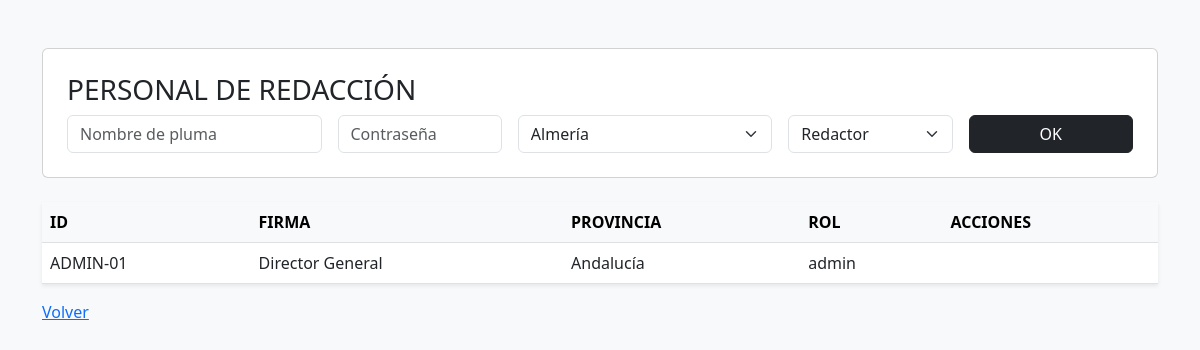
Screenshot of /admin/usuarios (signed in) with the database file from the repository.
### tables this page shows
CREATE TABLE usuarios (
            id INTEGER PRIMARY KEY AUTOINCREMENT, user_id_login TEXT UNIQUE, nombre_prensa TEXT, 
            password TEXT, provincia TEXT, role TEXT);

### app.py (the view, shortened to what this page needs)
@app.route('/admin/usuarios', methods=['GET', 'POST'])
@login_required
def gestionar_usuarios():
    if current_user.role != 'admin': return redirect(url_for('home'))
    with conectar_db() as conn:
        usrs = conn.execute('SELECT * FROM usuarios').fetchall()
        provs = conn.execute('SELECT * FROM prov_data').fetchall()
    return render_template('usuarios.html', usuarios=usrs, provincias=provs)

### app.py (called while the page is built)
@login_manager.user_loader
def load_user(user_id):
    with conectar_db() as conn:
        u = conn.execute('SELECT * FROM usuarios WHERE id = ?', (user_id,)).fetchone()
    return User(u['id'], u['user_id_login'], u['nombre_prensa'], u['provincia'], u['role']) if u else None

def conectar_db():
    conn = sqlite3.connect(DB_NAME); conn.row_factory = sqlite3.Row
    return conn

### templates/usuarios.html (shortened to what this page needs)
<!DOCTYPE html>
<html lang="es">
<head>
    <link href="https://cdn.jsdelivr.net/npm/bootstrap@5.3.0/dist/css/bootstrap.min.css" rel="stylesheet">
</head>
<body class="bg-light">
    <div class="container mt-5">
        <div class="card p-4 mb-4">
            <h3>PERSONAL DE REDACCIÓN</h3>
            <form method="POST" class="row g-3">
                <div class="col-md-3"><input type="text" name="nombre" class="form-control" placeholder="Nombre de pluma" required></div>
                <div class="col-md-2"><input type="password" name="pw" class="form-control" placeholder="Contraseña" required></div>
                <div class="col-md-3">
                    <select name="prov" class="form-select">
                        {% for p in provincias %}<option value="{{ p.nombre }}">{{ p.nombre }}</option>{% endfor %}
                    </select>
                </div>
                <div class="col-md-2">
                    <select name="role" class="form-select">
                        <option value="redactor">Redactor</option>
                    </select>
                </div>
                <div class="col-md-2"><button type="submit" class="btn btn-dark w-100">OK</button></div>
            </form>
        </div>
        <table class="table table-white table-hover shadow-sm bg-white">
            <thead class="table-light">
                <tr>
                    <th>ID</th><th>FIRMA</th><th>PROVINCIA</th><th>ROL</th><th>ACCIONES</th>
                </tr>
            </thead>
            <tbody>
                {% for u in usuarios %}
                <tr>
                    <td>{{ u.user_id_login }}</td>
                    <td>{{ u.nombre_prensa }}</td>
                    <td>{{ u.provincia }}</td>
                    <td>{{ u.role }}</td>
                    <td>
                    </td>
                </tr>
                {% endfor %}
            </tbody>
        </table>
        <a href="/">Volver</a>
    </div>
</body>
</html>

### rows the page displays
usuarios: user_id_login "ADMIN-01", nombre_prensa "Director General", provincia "Andalucía", role "admin"

### other values shown
form field prov "Almería"
